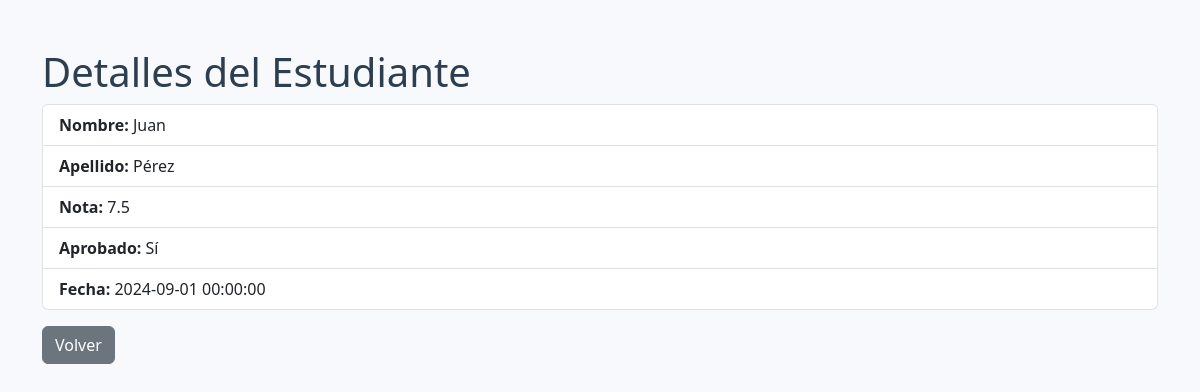
The app's page /alumnos/1 with its own data.
### tables this page shows
CREATE TABLE alumnos (
    id INTEGER PRIMARY KEY AUTOINCREMENT,
    nombre TEXT NOT NULL,
    apellido TEXT NOT NULL,
    aprobado BOOLEAN NOT NULL,
    nota REAL NOT NULL,
    fecha TIMESTAMP NOT NULL
);

### main.py (the view)
@app.route('/alumnos/<int:alumno_id>')
def ver_alumno(alumno_id):
    alumno = obtener_por_id(alumno_id)
    if not alumno:
        abort(404)
    return render_template('alumno/detalle.html', alumno=alumno)

### alumno.py (called while the page is built)
def obtener_por_id(alumno_id):
    conn = get_db_connection()
    alumno = conn.execute('SELECT * FROM alumnos WHERE id = ?', (alumno_id,)).fetchone()
    conn.close()
    return alumno

### database.py (called while the page is built)
def get_db_connection():
    conn = sqlite3.connect('alumnos.db')
    conn.row_factory = sqlite3.Row
    return conn

### templates/alumno/detalle.html
{% extends 'base.html' %}
{% block content %}
<h1>Detalles del Estudiante</h1>
<ul class="list-group mb-3">
    <li class="list-group-item"><strong>Nombre:</strong> {{ alumno['nombre'] }}</li>
    <li class="list-group-item"><strong>Apellido:</strong> {{ alumno['apellido'] }}</li>
    <li class="list-group-item"><strong>Nota:</strong> {{ alumno['nota'] }}</li>
    <li class="list-group-item"><strong>Aprobado:</strong> {{ 'Sí' if alumno['aprobado'] else 'No' }}</li>
    <li class="list-group-item"><strong>Fecha:</strong> {{ alumno['fecha'] }}</li>
</ul>
<a href="{{ url_for('listar_alumnos') }}" class="btn btn-secondary">Volver</a>
{% endblock %}

### static/css/style.css (style rules this page uses)
body { background-color: #f7f9fc; font-family: 'Segoe UI', Tahoma, Geneva, Verdana, sans-serif; }
h1, h2, h3 { color: #2c3e50; }
.btn { border-radius: 6px; }

### records on screen
alumnos: nombre "Juan", apellido "Pérez", nota "7.5", aprobado "Sí", fecha "2024-09-01 00:00:00"
